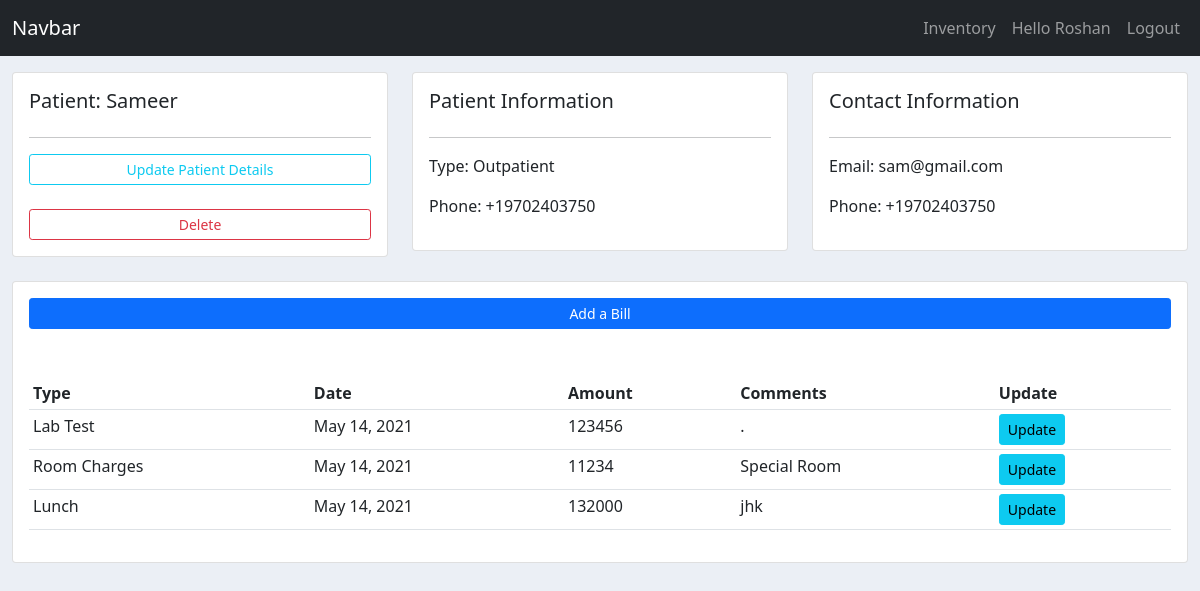
/patient_view/1/ (signed in), run on the app's committed database.
### Hospital_crm/models.py (models this page shows, shortened)
class Patient(models.Model):
    genderchoices = (
        ('male', 'Male'),
        ('female','Female'),
        ('other','Other')
    )
    patientchoices = (
        ('Inpatient', 'Inpatient'),
        ('Outpatient', 'Outpatient')
    )
    user = models.OneToOneField(User,null=True, on_delete = models.CASCADE)
    Patient_Type = models.CharField(max_length=10, choices=patientchoices, default='Inpatient')
    name = models.CharField(max_length=200)
    email = models.EmailField(max_length=200, null = True)
    Mobile_number = PhoneField(blank=False)
    Address = models.CharField(max_length=200, null = True)
    gender = models.CharField(max_length=10, default='Male', choices=genderchoices)

class Bills(models.Model):
    billchoices = (
        ('Lab Test','Lab Test'),
        ('Room Charges','Room Charges'),
        ('Doctor Visits','Doctor Visits'),
        ('Lunch','Lunch'),
        ('Medicines', 'Medicines'),
        ('First Visit', 'First Visit'),
        ('Followup Visit', 'Followup Visit'),
        ('In Comments', 'In Comments')
    )
    patient = models.ForeignKey(Patient, on_delete = models.CASCADE)
    Date = models.DateField()
    amount = models.IntegerField(null=True)
    type = models.CharField(max_length=200, choices=billchoices)
    Comments = models.TextField(max_length=500, null=True)

### Hospital_crm/decorators.py (the view)
        def wrapper_func(request, *args, **kwargs):
            group = None
            if request.user.groups.exists():
                group = request.user.groups.all()[0].name
            if group in allowed_roles:
                return view_func(request, *args, **kwargs)
            else:
                return HttpResponse('<h1>You Are Not Authorised to view this page</h1>')

### Hospital_crm/views.py (called while the page is built)
@login_required(login_url='LoginForm')
@allowed_users(allowed_roles = ['admin', 'reception', 'patient'])
def patient_view(request, pk_test):
    pat = Patient.objects.get(id = pk_test)
    bill = Bills.objects.filter(patient = pat)
    context = {'patient': pat, 'bill': bill}
    return render(request, 'patient_view.html', context)

### templates/patient_view.html
{%  extends 'main.html' %}
{% block content %}
	<br>
	<br>
	<br>
<div class="row">
	<div class="col-md">
		<div class="card card-body">
			<h5>Patient: {{patient.name}}</h5>
			<hr>
			<a class="btn btn-outline-info  btn-sm btn-block" href="{% url 'updatepatient' patient.id %}">Update Patient Details</a>
			<br>
			<a class="btn btn-outline-danger  btn-sm btn-block" href="{% url 'deletepatient' patient.id %}">Delete</a>
		</div>
	</div>
	<div class="col-md">
		<div class="card card-body">
			<h5>Patient Information</h5>
			<hr>
			<p>Type: {{patient.Patient_Type}}</p>
			<p>Phone: {{patient.Mobile_number}}</p>
		</div>
	</div>
	<div class="col-md">
		<div class="card card-body">
			<h5>Contact Information</h5>
			<hr>
			<p>Email: {{patient.email}}</p>
			<p>Phone: {{patient.Mobile_number}}</p>
		</div>
	</div>
</div>
<br>
<div class="row">
	<div class="col-md">
		<div class="card card-body">
			<a class="btn btn-primary  btn-sm btn-block" href="{% url 'create_billform' %}">Add a Bill</a>
			<br>
			<br>
			<table class="table table-sm">
				<tr>
					<th>Type</th>
					<th>Date</th>
					<th>Amount</th>
					<th>Comments</th>
					<th>Update</th>
				</tr>
				{% for i in bill %}
				<tr>
					<td>{{i.type}}</td>
					<td>{{i.Date}}</td>
					<td>{{i.amount}}</td>
					<td>{{i.Comments}}</td>
					<td><a class="btn btn-sm btn-info" href="{% url 'updatepatientbill' i.id %}">Update</a></td>
				</tr>
				{% endfor %}
{% endblock %}

### templates/main.html (shortened to what this page needs)
{% load static %}
<!DOCTYPE html>
<html lang="en">
<head>
    <link rel="stylesheet" href="//use.fontawesome.com/releases/v5.0.7/css/all.css">
    <link href="https://cdn.jsdelivr.net/npm/bootstrap@5.0.0-beta3/dist/css/bootstrap.min.css" rel="stylesheet">
</head>
<body>
    <nav class="navbar fixed-top navbar-expand-lg navbar-dark bg-dark">
        <div class="container-fluid">
            <a class="navbar-brand" href={% url 'homepage' %}>Navbar</a>
            <div class="collapse navbar-collapse" id="navbarNavDropdown">
                <ul class="navbar-nav ms-auto">
                    <li class="nav-item">
                        <a class="nav-link" href={% url 'inventory_view' %}>Inventory</a></li>
                        <a class="nav-link " href="#" >
                            Hello {{request.user}}
                        </a>
                    <li class="nav-item">
                        <a class="nav-link" href={% url 'Logout' %}>Logout</a>
                    </li>
                </ul>
            </div>
        </div>
    </nav>
        <div class="container-fluid">
            {% block content %}
            {% endblock %}
        </div>
</body>
</html>

### templates/main.html (style rules this page uses)
body { background-color: #ebeff5; }

### data on the page
Patient: name "Sameer", Patient_Type "Outpatient", Mobile_number "+19702403750", email "sam@gmail.com"
Bills: type "Lab Test", Date "May 14, 2021", amount "123456", Comments "."
Bills: type "Room Charges", Date "May 14, 2021", amount "11234", Comments "Special Room"
Bills: type "Lunch", Date "May 14, 2021", amount "132000", Comments "jhk"

### other printed values
{{ request.user }} "Roshan"
